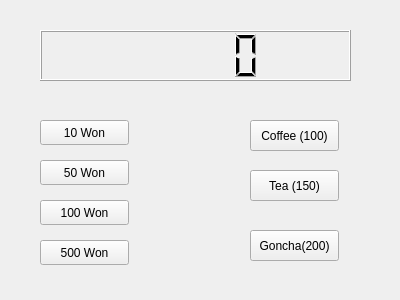
<?xml version="1.0" encoding="UTF-8"?>
<ui version="4.0">
 <class>Widget</class>
 <widget class="QWidget" name="Widget">
  <property name="geometry">
   <rect>
    <x>0</x>
    <y>0</y>
    <width>400</width>
    <height>300</height>
   </rect>
  </property>
  <property name="windowTitle">
   <string>Widget</string>
  </property>
  <widget class="QLCDNumber" name="lcdNumber">
   <property name="geometry">
    <rect>
     <x>40</x>
     <y>30</y>
     <width>311</width>
     <height>51</height>
    </rect>
   </property>
  </widget>
  <widget class="QPushButton" name="pb50">
   <property name="geometry">
    <rect>
     <x>40</x>
     <y>160</y>
     <width>89</width>
     <height>25</height>
    </rect>
   </property>
   <property name="text">
    <string>50 Won</string>
   </property>
  </widget>
  <widget class="QPushButton" name="pb100">
   <property name="geometry">
    <rect>
     <x>40</x>
     <y>200</y>
     <width>89</width>
     <height>25</height>
    </rect>
   </property>
   <property name="text">
    <string>100 Won</string>
   </property>
  </widget>
  <widget class="QPushButton" name="pb500">
   <property name="geometry">
    <rect>
     <x>40</x>
     <y>240</y>
     <width>89</width>
     <height>25</height>
    </rect>
   </property>
   <property name="text">
    <string>500 Won</string>
   </property>
  </widget>
  <widget class="QPushButton" name="pb10">
   <property name="geometry">
    <rect>
     <x>40</x>
     <y>120</y>
     <width>89</width>
     <height>25</height>
    </rect>
   </property>
   <property name="text">
    <string>10 Won</string>
   </property>
  </widget>
  <widget class="QPushButton" name="Coffee">
   <property name="geometry">
    <rect>
     <x>250</x>
     <y>120</y>
     <width>89</width>
     <height>31</height>
    </rect>
   </property>
   <property name="text">
    <string>Coffee (100)</string>
   </property>
  </widget>
  <widget class="QPushButton" name="Tea">
   <property name="geometry">
    <rect>
     <x>250</x>
     <y>170</y>
     <width>89</width>
     <height>31</height>
    </rect>
   </property>
   <property name="text">
    <string>Tea (150)</string>
   </property>
  </widget>
  <widget class="QPushButton" name="Goncha">
   <property name="geometry">
    <rect>
     <x>250</x>
     <y>230</y>
     <width>89</width>
     <height>31</height>
    </rect>
   </property>
   <property name="text">
    <string>Goncha(200)</string>
   </property>
  </widget>
 </widget>
 <layoutdefault spacing="6" margin="11"/>
 <resources/>
 <connections/>
</ui>
